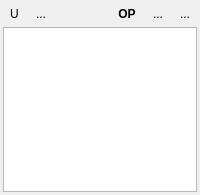
<?xml version="1.0" encoding="UTF-8"?>
<ui version="4.0">
 <class>UserBox</class>
 <widget class="QWidget" name="UserBox">
  <property name="geometry">
   <rect>
    <x>0</x>
    <y>0</y>
    <width>200</width>
    <height>195</height>
   </rect>
  </property>
  <property name="windowTitle">
   <string>Form</string>
  </property>
  <layout class="QVBoxLayout" name="verticalLayout">
   <property name="spacing">
    <number>3</number>
   </property>
   <property name="leftMargin">
    <number>3</number>
   </property>
   <property name="topMargin">
    <number>3</number>
   </property>
   <property name="rightMargin">
    <number>3</number>
   </property>
   <property name="bottomMargin">
    <number>3</number>
   </property>
   <item>
    <layout class="QHBoxLayout" name="horizontalLayout">
     <property name="spacing">
      <number>3</number>
     </property>
     <item>
      <widget class="QToolButton" name="undoButton">
       <property name="toolTip">
        <string>Undo changes by selected user</string>
       </property>
       <property name="text">
        <string>U</string>
       </property>
       <property name="icon">
        <iconset theme="edit-undo" resource="resources.qrc">
         <normaloff>:/icons/edit-undo.png</normaloff>:/icons/edit-undo.png</iconset>
       </property>
       <property name="autoRaise">
        <bool>true</bool>
       </property>
      </widget>
     </item>
     <item>
      <widget class="QToolButton" name="redoButton">
       <property name="toolTip">
        <string>Redo changes by selected user</string>
       </property>
       <property name="text">
        <string>...</string>
       </property>
       <property name="icon">
        <iconset theme="edit-redo" resource="resources.qrc">
         <normaloff>:/icons/edit-redo.png</normaloff>:/icons/edit-redo.png</iconset>
       </property>
       <property name="autoRaise">
        <bool>true</bool>
       </property>
      </widget>
     </item>
     <item>
      <spacer name="horizontalSpacer">
       <property name="orientation">
        <enum>Qt::Horizontal</enum>
       </property>
       <property name="sizeHint" stdset="0">
        <size>
         <width>40</width>
         <height>20</height>
        </size>
       </property>
      </spacer>
     </item>
     <item>
      <widget class="QToolButton" name="opButton">
       <property name="font">
        <font>
         <weight>75</weight>
         <bold>true</bold>
        </font>
       </property>
       <property name="toolTip">
        <string>Session operator</string>
       </property>
       <property name="text">
        <string notr="true">OP</string>
       </property>
       <property name="checkable">
        <bool>true</bool>
       </property>
       <property name="autoRaise">
        <bool>true</bool>
       </property>
      </widget>
     </item>
     <item>
      <widget class="QToolButton" name="lockButton">
       <property name="toolTip">
        <string>Lock selected user</string>
       </property>
       <property name="text">
        <string>...</string>
       </property>
       <property name="icon">
        <iconset theme="object-locked"/>
       </property>
       <property name="checkable">
        <bool>true</bool>
       </property>
       <property name="autoRaise">
        <bool>true</bool>
       </property>
      </widget>
     </item>
     <item>
      <widget class="QToolButton" name="kickButton">
       <property name="toolTip">
        <string>Kick selected user</string>
       </property>
       <property name="text">
        <string>...</string>
       </property>
       <property name="icon">
        <iconset theme="list-remove" resource="resources.qrc">
         <normaloff>:/icons/list-remove.png</normaloff>:/icons/list-remove.png</iconset>
       </property>
       <property name="autoRaise">
        <bool>true</bool>
       </property>
      </widget>
     </item>
    </layout>
   </item>
   <item>
    <widget class="QListView" name="userlist"/>
   </item>
  </layout>
 </widget>
 <resources>
  <include location="resources.qrc"/>
 </resources>
 <connections/>
</ui>
